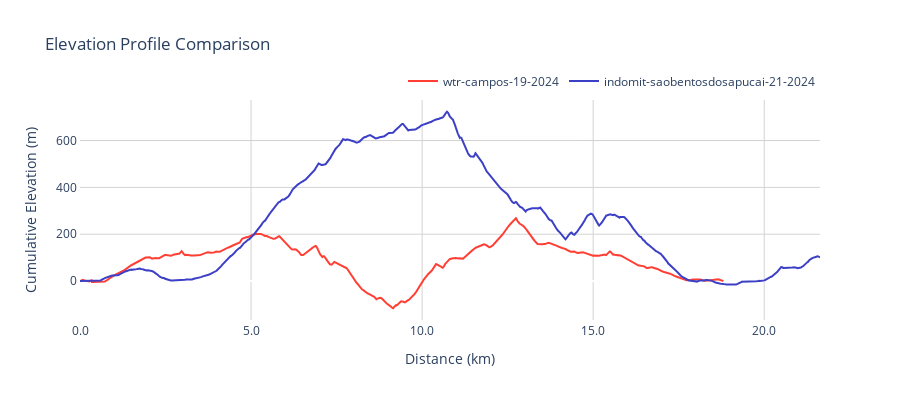

Notebook cell for this chart:
### Code cell
# Plot elevation comparison
elevation_comparison = group.plot_elevation_comparison()
elevation_comparison

### Figure 1 — Plotly figure (JSON) as saved in the notebook; plotly's stock layout.template omitted (floating-point values rounded to 4 significant figures; data arrays with more than 128 entries replaced by an {"elided": "..."} marker saying what was removed)
{"data": [{"hovertemplate": "<extra></extra>", "legendgroup": "", "line": {"color": "#636efa", "dash": "solid"}, "marker": {"symbol": "circle"}, "mode": "lines", "name": "", "orientation": "v", "showlegend": false, "type": "scatter", "xaxis": "x", "yaxis": "y"}, {"hovertemplate": "wtr-campos-19-2024<br>Distance: %{x:.1f} km<br>Cumulative Elevation: %{y:.0f} m<extra></extra>", "line": {"color": "#ff3f34", "width": 2}, "name": "wtr-campos-19-2024", "type": "scatter", "x": {"elided": "2517 float values"}, "y": {"elided": "2517 float values"}}, {"hovertemplate": "indomit-saobentosdosapucai-21-2024<br>Distance: %{x:.1f} km<br>Cumulative Elevation: %{y:.0f} m<extra></extra>", "line": {"color": "#3c40c6", "width": 2}, "name": "indomit-saobentosdosapucai-21-2024", "type": "scatter", "x": {"elided": "1813 float values"}, "y": {"elided": "1813 int values"}}], "layout": {"height": 400, "hoverdistance": 100, "hovermode": "x", "legend": {"orientation": "h", "tracegroupgap": 0, "x": 1, "xanchor": "right", "y": 1.02, "yanchor": "bottom"}, "plot_bgcolor": "white", "showlegend": true, "spikedistance": 100, "title": {"text": "Elevation Profile Comparison"}, "width": 900, "xaxis": {"anchor": "y", "domain": [0, 1], "gridcolor": "lightgrey", "showgrid": true, "showline": true, "spikemode": "across", "spikesnap": "data", "spikethickness": 1, "tickformat": ".1f", "title": {"text": "Distance (km)"}}, "yaxis": {"anchor": "x", "domain": [0, 1], "gridcolor": "lightgrey", "range": [-166.1, 773], "showgrid": true, "showline": true, "showspikes": true, "spikemode": "across", "spikesnap": "data", "spikethickness": 1, "tickformat": ".0f", "title": {"text": "Cumulative Elevation (m)"}}}}
